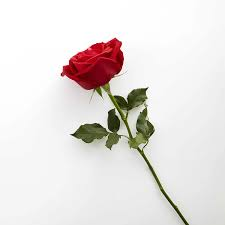
#> input picture images/images/hoa.jpg, 225 x 225 px, found by its file name
$ python CoAnh.py
#> lines starting #> are read from the running program, lines starting #| are printed output that depends on the picture
import cv2
import matplotlib.pyplot as plt
import numpy as np

def apply_dilation(input_path):
    # Đọc ảnh từ đường dẫn
#> called with input_path = 'images/hoa.jpg'
    image = cv2.imread(input_path, cv2.IMREAD_GRAYSCALE)
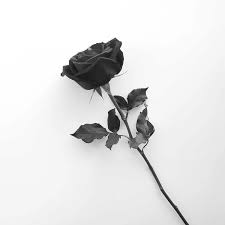
#> image: shape (225, 225); min 7, max 255, mean 226.5

    # Tạo kernel cho phép toán dilation
    kernel = np.ones((5, 5), np.uint8)

    # Áp dụng phép toán dilation
    dilated_image = cv2.dilate(image, kernel, iterations=1)
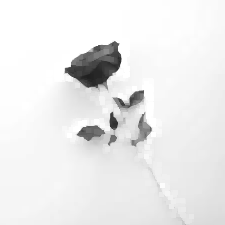
#> dilated_image: shape (225, 225); min 32, max 255, mean 235.3

    # Hiển thị ảnh gốc và ảnh sau khi áp dụng dilation
    plt.figure(figsize=(10, 5))

    plt.subplot(1, 2, 1)
    plt.imshow(image, cmap='gray')
    plt.title('Original Image')

    plt.subplot(1, 2, 2)
    plt.imshow(dilated_image, cmap='gray')
    plt.title('Dilated Image')

    plt.show()
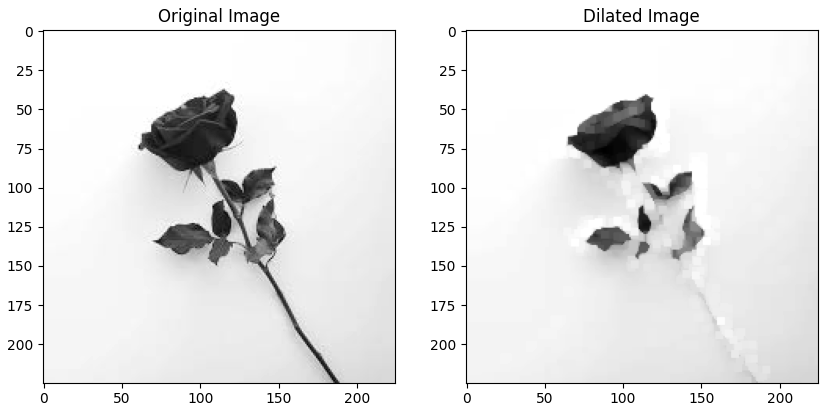
#> figure drawn by matplotlib, 2 panels

if __name__ == "__main__":
    input_image_path = 'images/hoa.jpg'
    apply_dilation(input_image_path)
